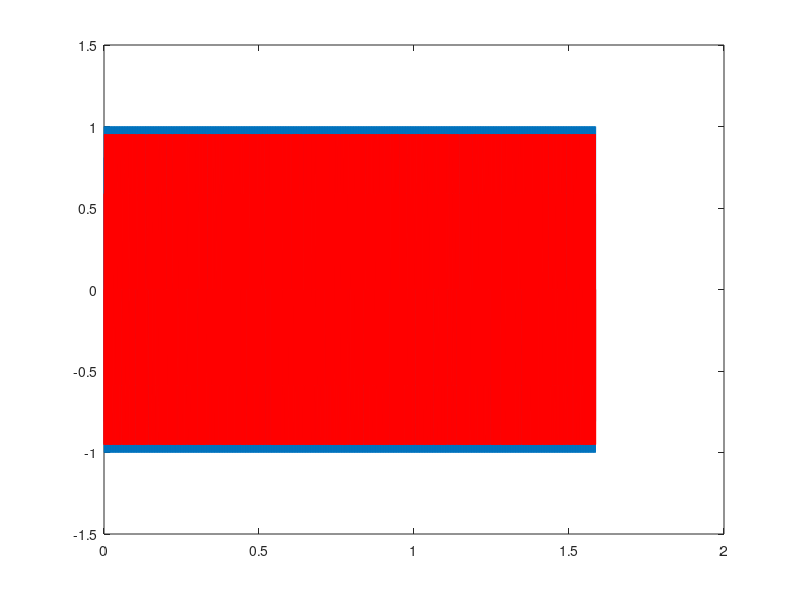
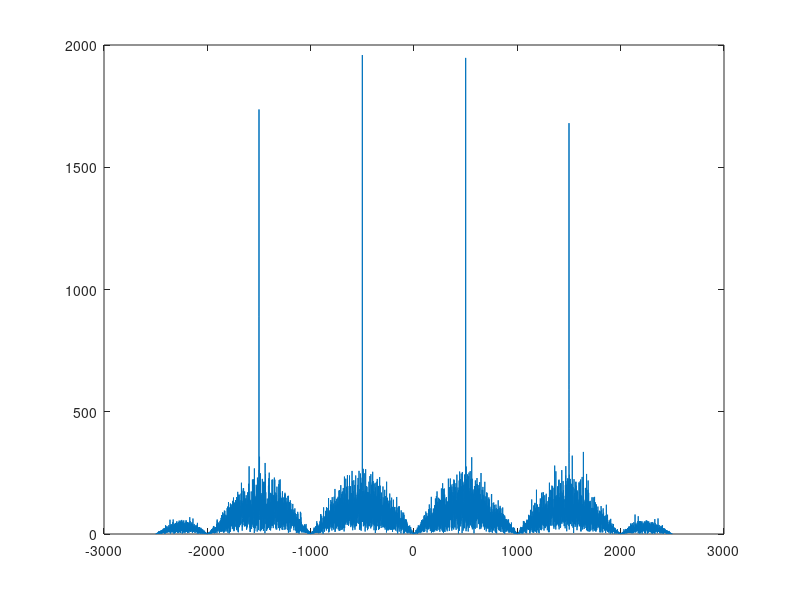

The MATLAB script that drew these images, in order: (Note: this script raises an error after producing the figures.)

% my own FSK modulator and testing it with Matlab demodulation
clc; clear all; close all;

M = 4;
I = randi([-M/2,M/2],1000,1);
% I = (I-1/2)*2;
I = I(find(I~=0));
% I = [-1 -1];
% I = -1*ones(1,5);

df = 1e3;
SR = .5e3;
sps = 10;

idx = 1;
modS(1) = 1;
for i=1:length(I)
    Fi = df*sign(I(i)).*(1/2+abs(I(i))-1);
    Dphi = 2*pi*Fi/(sps*SR);
    for c=1:sps
        modS(idx+1,1) = modS(idx,1)*exp(1j*Dphi);
        idx = idx+1;
    end
    % removing DC
    modS(sps*(i-1)+1:sps*i) = modS(sps*(i-1)+1:sps*i) - ...
        mean(modS(sps*(i-1)+1:sps*i));
%     figure
%     plot(linspace(0,i/SR,i*(sps)),real(modS))
%     hold on
%     plot(linspace(0,i/SR,i*(sps)),imag(modS), 'r')

end

% time domain signal
figure
plot(linspace(0,(length(I)-1)/SR,length(I)*(sps)+1),real(modS))
hold on
plot(linspace(0,(length(I)-1)/SR,length(I)*(sps)+1),imag(modS), 'r')

% t1 = 0:1/(sps*df):(length(I)-1)/df
figure
plot(linspace(-SR*sps/2,SR*sps/2,length(modS)),abs(fftshift(fft(modS))))

%% FSK demodulation (for testing)

FSKDemod = comm.FSKDemodulator('ModulationOrder', M, 'SymbolMapping', 'Binary' , ...
    'FrequencySeparation',df, 'SamplesPerSymbol', sps, 'SymbolRate', SR);

dmodb = step(FSKDemod, modS(2:end));

% comparison:
dmodb(find(dmodb==0)) = -2;
dmodb(find(dmodb==1)) = -1;
dmodb(find(dmodb==2)) = 1;
dmodb(find(dmodb==3)) = 2;

SER = sum(dmodb ~= I)/length(I)
